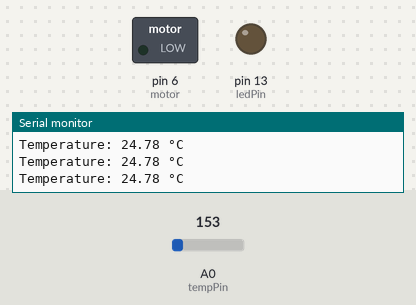
The sketch below on a simulated Arduino Uno, built with avr-gcc and run on an emulated ATmega328P. Shown: switched loads named in the sketch (green lamp = pin HIGH), output pins drawn as LEDs (lit = HIGH), the last lines printed to the serial monitor. The inputs (shaded band) are chosen by the test bench; at power-on: A0 (tempPin) = 153.

Above: at 1.3 s.
1.4 s: A0 (tempPin) set to 172
At 2.5 s:
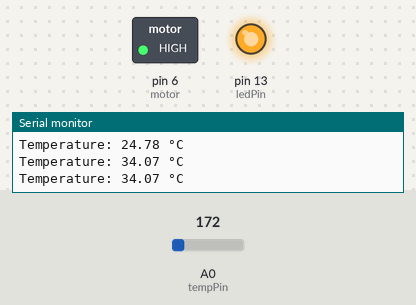
3.0 s: A0 (tempPin) set to 133
At 3.7 s:
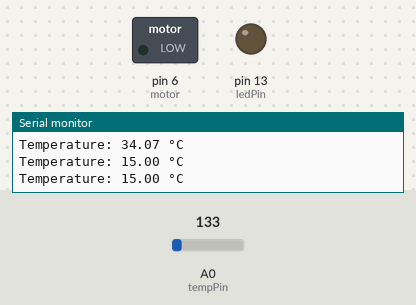
4.5 s: A0 (tempPin) set to 165
At 4.9 s:
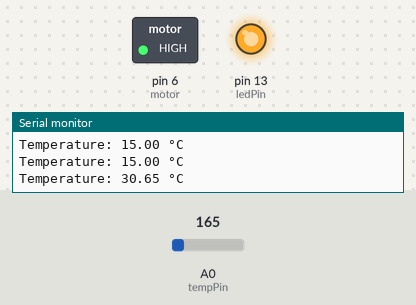
Timing chart, 0 to 7.5 s (numbered marks = the images above; inputs shaded):
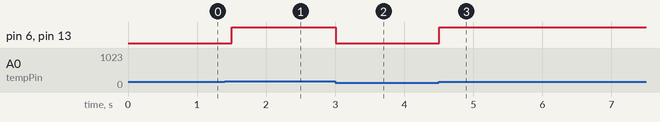

Measured:
- the behaviour switches between 163 and 164 on A0 (tempPin) (found by bisection; images 0 and 1)
- after the input at 1.4 s, pin 6 (motor), pin 13 (ledPin): LOW → HIGH after 0.10 s
- after the input at 3.0 s, pin 6 (motor), pin 13 (ledPin): HIGH → LOW at once
- after the input at 4.5 s, pin 6 (motor), pin 13 (ledPin): LOW → HIGH at once

The sketch:

fire_alarm_system_project1.ino
```cpp
// Fire Alarm System with Two-Level Warning (Motor + Buzzer)

const int tempPin = A0;    // TMP36/LM35 sensor
const int ledPin  = 13;    // LED
const int buzzer  = 7;     // Piezo buzzer
const int motor   = 6;     // Vibration motor

// Temperature thresholds
const float warnThreshold = 30.0;  // Warning level (motor)
const float alarmThreshold = 60.0; // Final alarm (buzzer)

void setup() {
  pinMode(ledPin, OUTPUT);
  pinMode(buzzer, OUTPUT);
  pinMode(motor, OUTPUT);
  Serial.begin(9600);
}

void loop() {
  int sensorValue = analogRead(tempPin);
  float voltage = sensorValue * (5.0 / 1023.0);

  // TMP36: Temp in °C = (voltage - 0.5) * 100
  float temperatureC = (voltage - 0.5) * 100.0;

  Serial.print("Temperature: ");
  Serial.print(temperatureC);
  Serial.println(" °C");

  if (temperatureC >= alarmThreshold) {
    // Final alarm condition (>= 60°C)
    digitalWrite(ledPin, HIGH);
    digitalWrite(motor, HIGH);   // Motor ON
    tone(buzzer, 1000);          // Buzzer ON
  }
  else if (temperatureC >= warnThreshold) {
    // Warning condition (30–59°C)
    digitalWrite(ledPin, HIGH);
    digitalWrite(motor, HIGH);   // Motor ON
    noTone(buzzer);              // Buzzer OFF
  }
  else {
    // Safe condition (< 30°C)
    digitalWrite(ledPin, LOW);
    digitalWrite(motor, LOW);
    noTone(buzzer);
  }

  delay(500);
}
```
